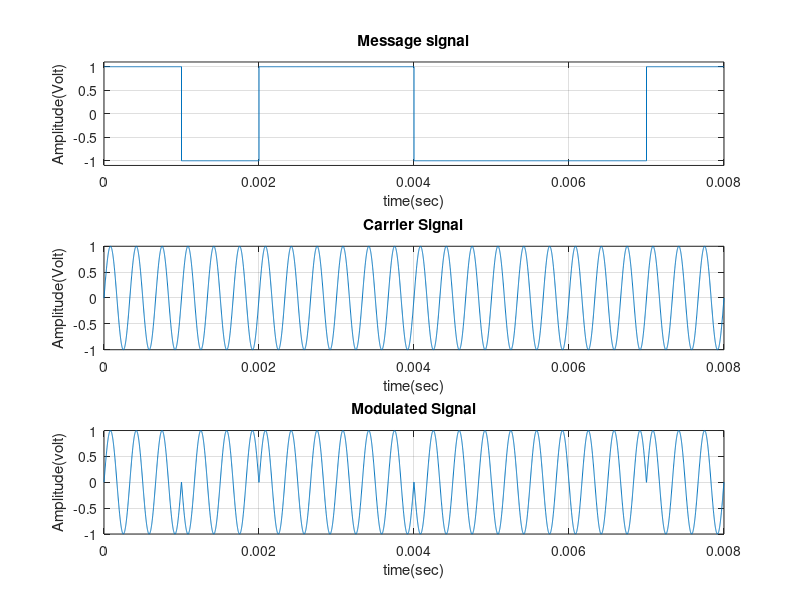

Reproduce this figure in MATLAB.
clc;
close all;

% defining time for message signal
Tb = .001;
t1 = 0:Tb/999:Tb;
t2 = Tb:Tb/999:2*Tb;
t3 = 2*Tb:Tb/999:3*Tb;
t4 = 3*Tb:Tb/999:4*Tb;
t5 = 4*Tb:Tb/999:5*Tb;
t6 = 5*Tb:Tb/999:6*Tb;
t7 = 6*Tb:Tb/999:7*Tb;
t8 = 7*Tb:Tb/999:8*Tb;

%defining time array
t = [t1 t2 t3 t4 t5 t6 t7 t8];

%new definition
y1 = ones(size(t1));                
y2 = -1*ones(size(t2));               
y3 = ones(size(t3));              
y4 = ones(size(t4));                    
y5 = -1*ones(size(t5));                
y6 = -1*ones(size(t6));                
y7 = -1*ones(size(t7));               
y8 = ones(size(t8));  

%defining message signal
ym = [y1 y2 y3 y4 y5 y6 y7 y8];

%plot message signal 
figure(1);
subplot(3,1,1);
plot(t ,ym);
ylim([-1.1 1.1]);
title("Message signal");
xlabel("time(sec)");
ylabel("Amplitude(Volt)");
grid on; 

%carrier signal
Ac=1; 
fc=3000; 
Tc =  1/fc;
t1 = 0:Tc/333.33:(Tc*24);
yc=Ac*sin(2*pi*fc*t); 
subplot(3,1,2);
plot(t,yc);  
title("Carrier Signal");
xlabel("time(sec)");
ylabel("Amplitude(Volt)");
grid on;

% modulated signal
y = (ym.*yc);
subplot(3,1,3);
plot(t1,y); 
title("Modulated Signal");
xlabel("time(sec)");
ylabel("Amplitude(volt)");
grid on;
